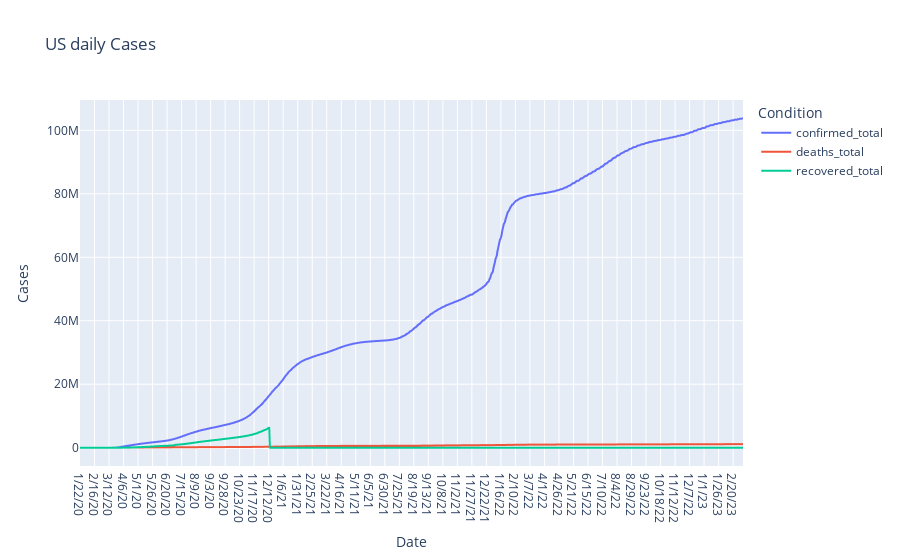

The notebook cell saved with this chart:
### Code cell
from data import make_daily_df
import plotly.express as px



def make_line_chart(country=None):
    df = make_daily_df(country)
    if country is None:
        chart_title = "World daily Cases"
    else:
        chart_title=f'{country} daily Cases'
    fig = px.line(df, x="Date", y=["confirmed_total","deaths_total","recovered_total"],
                  title=chart_title,
                  labels={"value":"Cases",
                          "variable":"Condition"
                  },
                  hover_name='Date',
                  hover_data={"Date": False,
                              'value': ":,"},

                 )
    return fig

make_line_chart("US")

### Figure 1 — Plotly figure (JSON) as saved in the notebook; plotly's stock layout.template omitted (floating-point values rounded to 4 significant figures; data arrays with more than 128 entries replaced by an {"elided": "..."} marker saying what was removed)
{"data": [{"hovertemplate": "<b>%{hovertext}</b><br><br>Condition=confirmed_total<br>Cases=%{y:,}<extra></extra>", "hovertext": {"elided": "1143 str values"}, "legendgroup": "confirmed_total", "line": {"color": "#636efa", "dash": "solid"}, "marker": {"symbol": "circle"}, "mode": "lines", "name": "confirmed_total", "showlegend": true, "type": "scattergl", "x": {"elided": "1143 str values"}, "xaxis": "x", "y": {"elided": "1143 int values"}, "yaxis": "y"}, {"hovertemplate": "<b>%{hovertext}</b><br><br>Condition=deaths_total<br>Cases=%{y:,}<extra></extra>", "hovertext": {"elided": "1143 str values"}, "legendgroup": "deaths_total", "line": {"color": "#EF553B", "dash": "solid"}, "marker": {"symbol": "circle"}, "mode": "lines", "name": "deaths_total", "showlegend": true, "type": "scattergl", "x": {"elided": "1143 str values"}, "xaxis": "x", "y": {"elided": "1143 int values"}, "yaxis": "y"}, {"hovertemplate": "<b>%{hovertext}</b><br><br>Condition=recovered_total<br>Cases=%{y:,}<extra></extra>", "hovertext": {"elided": "1143 str values"}, "legendgroup": "recovered_total", "line": {"color": "#00cc96", "dash": "solid"}, "marker": {"symbol": "circle"}, "mode": "lines", "name": "recovered_total", "showlegend": true, "type": "scattergl", "x": {"elided": "1143 str values"}, "xaxis": "x", "y": {"elided": "1143 int values"}, "yaxis": "y"}], "layout": {"legend": {"title": {"text": "Condition"}, "tracegroupgap": 0}, "title": {"text": "US daily Cases"}, "xaxis": {"anchor": "y", "domain": [0, 1], "title": {"text": "Date"}}, "yaxis": {"anchor": "x", "domain": [0, 1], "title": {"text": "Cases"}}}}
